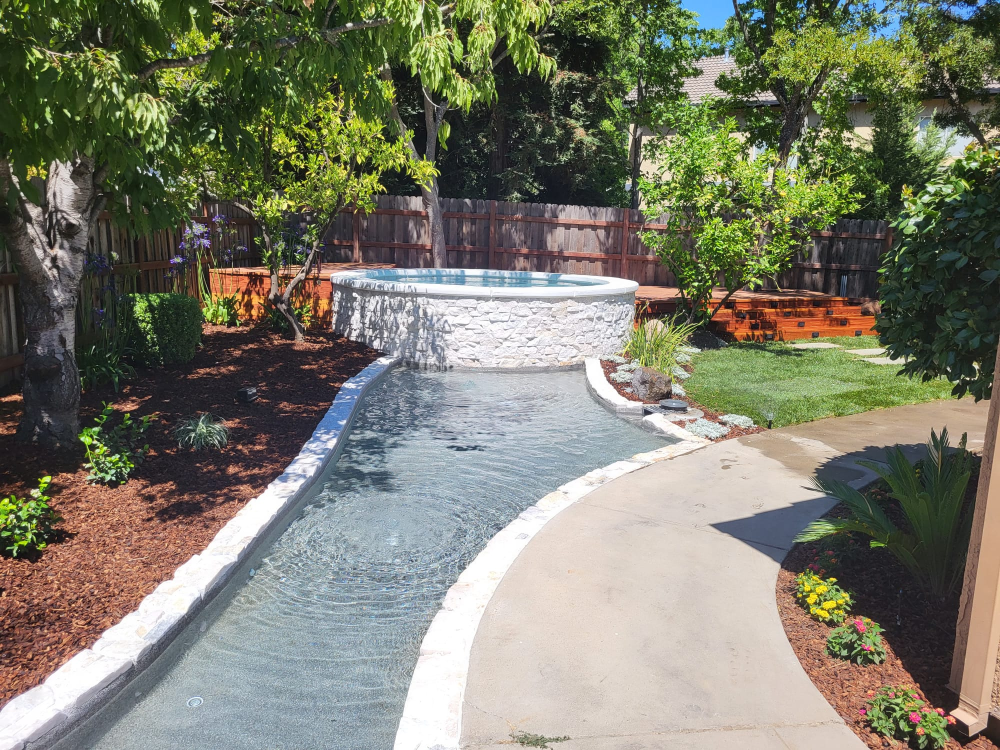
#> input picture assets-src/gallery/backyard-spa-walkway.jpg, 2000 x 1500 px (shown at 1/2 size); its folder holds 5 pictures in this run
$ python prepare-assets.py
#> lines starting #> are read from the running program, lines starting #| are printed output that depends on the picture
#!/usr/bin/env python3
"""
Build web-ready assets from the originals in assets-src/.

    python3 scripts/prepare-assets.py

Reads   assets-src/gallery/*.jpg, assets-src/video-posters/*.jpg, assets-src/logo/*
Writes  public/assets/gallery/     (webp + jpg, full + thumb)
        public/assets/video/       (poster stills; the .mp4s themselves are checked in)
        public/assets/logo/        (master logo, transparent footer mark, favicons)
        public/assets/og/          (social share card)

The master logo (assets-src/logo/aj-logo.png) is copied byte-for-byte and is
never edited. The transparent mark is a SEPARATE derived file used only where
the logo sits on a dark surface.

To add a project photo: drop it in assets-src/gallery/, rerun this script, then
add an entry to src/data/gallery-manifest.js.
"""

import os
import shutil
from collections import deque

from PIL import Image, ImageDraw

ROOT = os.path.dirname(os.path.dirname(os.path.abspath(__file__)))
SRC_GALLERY = os.path.join(ROOT, "assets-src", "gallery")
SRC_POSTERS = os.path.join(ROOT, "assets-src", "video-posters")
SRC_LOGO = os.path.join(ROOT, "assets-src", "logo")
OUT_GALLERY = os.path.join(ROOT, "public", "assets", "gallery")
OUT_VIDEO = os.path.join(ROOT, "public", "assets", "video")
OUT_LOGO = os.path.join(ROOT, "public", "assets", "logo")
OUT_OG = os.path.join(ROOT, "public", "assets", "og")

FULL_MAX = 1800
THUMB_MAX = 800
NAVY = (12, 65, 98)


def ensure_dirs():
    for d in (OUT_GALLERY, OUT_VIDEO, OUT_LOGO, OUT_OG):
        os.makedirs(d, exist_ok=True)

    # Gallery output is fully derived, so clear it — otherwise renditions of
    # photos that have since been removed from assets-src/ linger forever.
    for f in os.listdir(OUT_GALLERY):
        os.remove(os.path.join(OUT_GALLERY, f))

    # Video posters are derived too, but the .mp4 files beside them are not.
    for f in os.listdir(OUT_VIDEO):
        if "-poster." in f:
            os.remove(os.path.join(OUT_VIDEO, f))


def save_pair(im, base, quality_webp=82, quality_jpg=84):
    """Write a .webp and a .jpg fallback for one image."""
    im.save(f"{base}.webp", "WEBP", quality=quality_webp, method=6)
    im.save(f"{base}.jpg", "JPEG", quality=quality_jpg, optimize=True, progressive=True)


def strip_exif(im):
    """Re-create the image without any EXIF payload (drops GPS from phone photos)."""
    clean = Image.new(im.mode, im.size)
    clean.putdata(list(im.getdata()))
    return clean


def build_gallery():
    if not os.path.isdir(SRC_GALLERY):
        print("  no assets-src/gallery — skipping")
        return

    names = sorted(f for f in os.listdir(SRC_GALLERY) if f.lower().endswith((".jpg", ".jpeg", ".png")))
    for name in names:
        stem = os.path.splitext(name)[0]
        im = Image.open(os.path.join(SRC_GALLERY, name)).convert("RGB")
#> im is the input picture: PIL image 2000x1500 RGB; mean R, G, B 123.3, 124, 107.3
        im = strip_exif(im)
#> in strip_exif, `clean = Image.new(im.mode, im.size)`: clean: PIL image 2000x1500 RGB; every value is 0

        full = im.copy()
        full.thumbnail((FULL_MAX, FULL_MAX), Image.LANCZOS)
        save_pair(full, os.path.join(OUT_GALLERY, stem))

        thumb = im.copy()
        thumb.thumbnail((THUMB_MAX, THUMB_MAX), Image.LANCZOS)
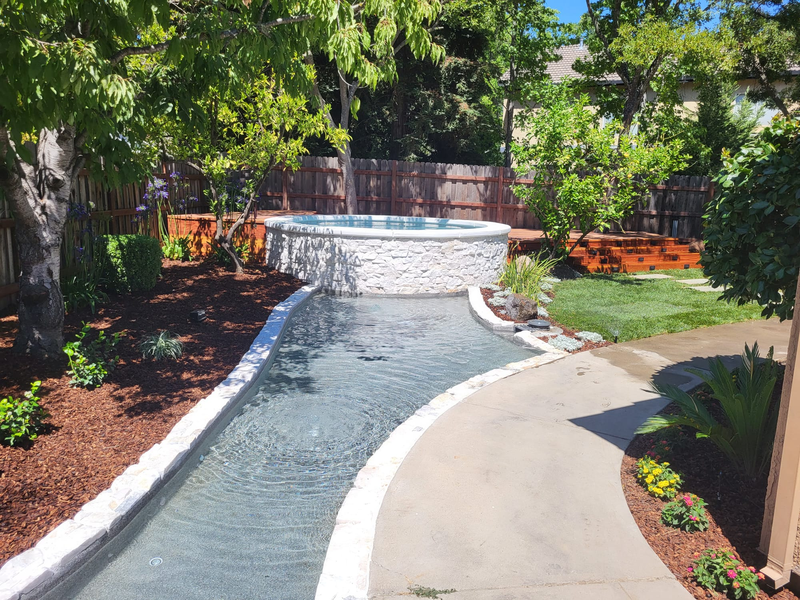
#> thumb: PIL image 800x600 RGB; mean R, G, B 123.3, 124, 107.3
        save_pair(thumb, os.path.join(OUT_GALLERY, f"{stem}-thumb"), 78, 80)

        print(f"  {stem:28} {im.size[0]}x{im.size[1]} -> full {full.size[0]}px + thumb {thumb.size[0]}px")
#|   backyard-spa-walkway         2000x1500 -> full 1800px + thumb 800px
#> pass 2 of the loop in build_gallery, `for name in names:`:
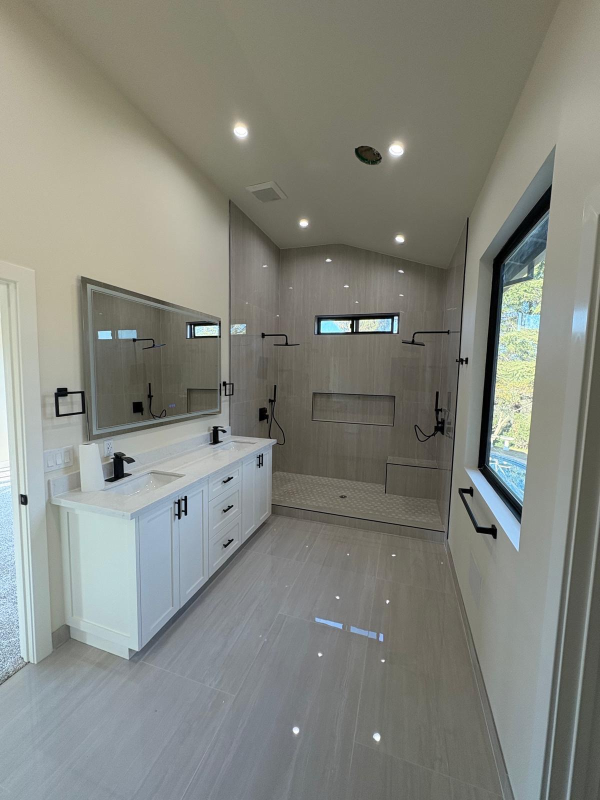
#> input picture assets-src/gallery/bathroom-double-vanity-shower.jpg, 1200 x 1600 px (shown at 1/2 size)
#> in build_gallery, im is the input picture: PIL image 1200x1600 RGB; mean R, G, B 132.1, 134, 126.4
#> clean: PIL image 1200x1600 RGB; every value is 0
#> in build_gallery, `thumb.thumbnail((THUMB_MAX, THUMB_MAX), Image.LANCZOS)`:
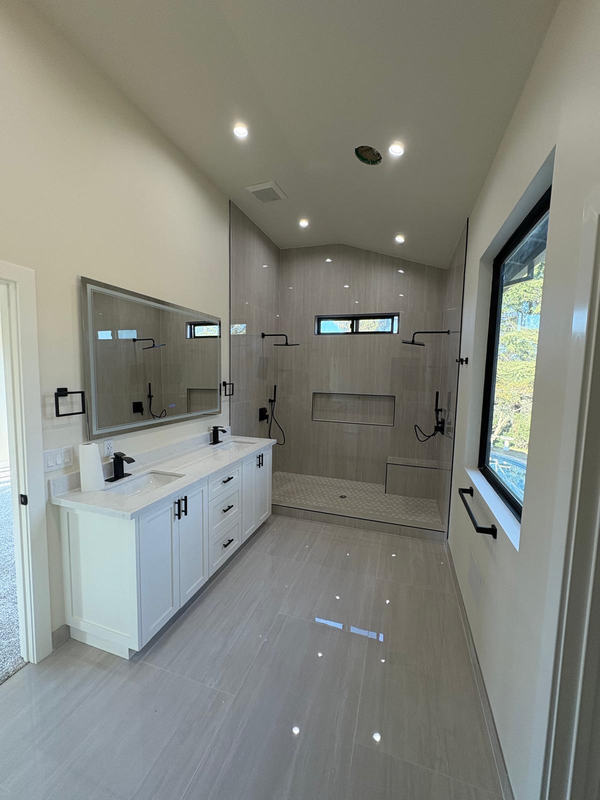
#> thumb: PIL image 600x800 RGB; mean R, G, B 132.1, 134, 126.4
#|   bathroom-double-vanity-shower 1200x1600 -> full 1200px + thumb 600px
#> pass 3 of the loop in build_gallery, `for name in names:`:
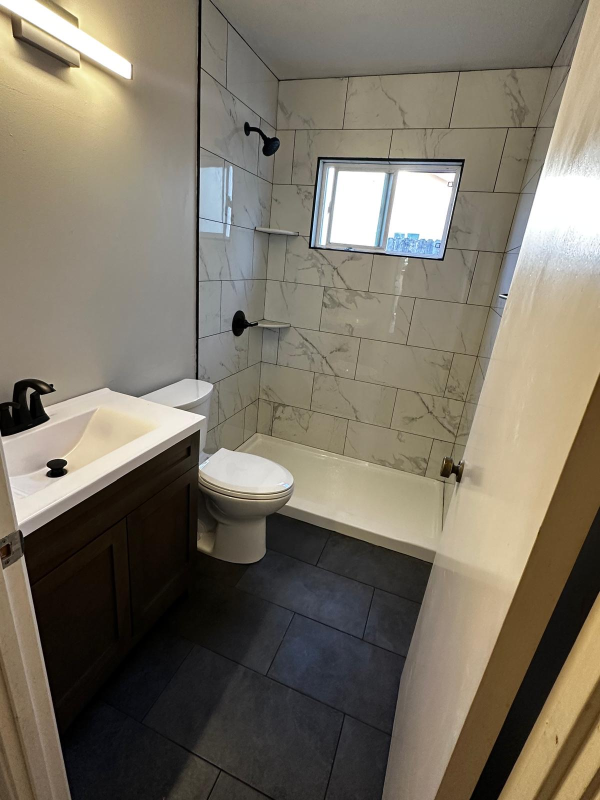
#> input picture assets-src/gallery/bathroom-tile-tub-surround.jpg, 1200 x 1600 px (shown at 1/2 size)
#> in build_gallery, im is the input picture: PIL image 1200x1600 RGB; mean R, G, B 122.7, 115.2, 101
#> in build_gallery, `thumb.thumbnail((THUMB_MAX, THUMB_MAX), Image.LANCZOS)`:
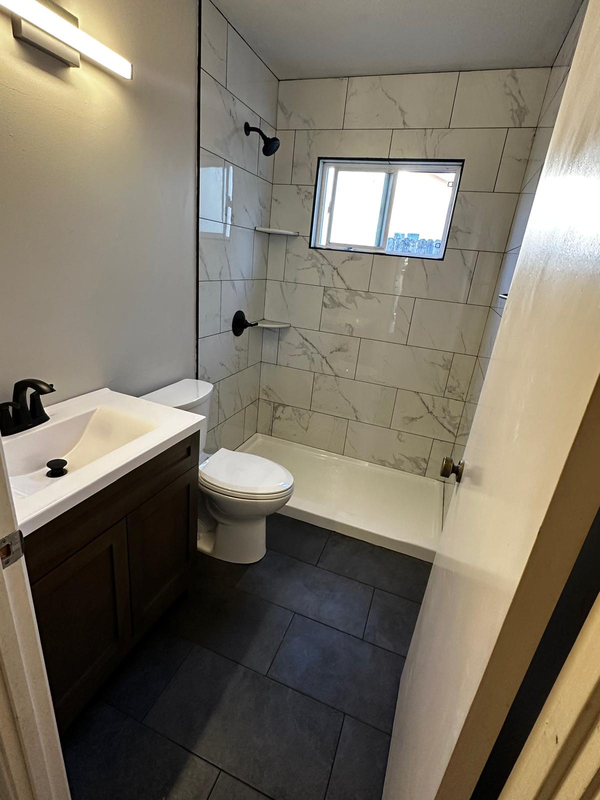
#> thumb: PIL image 600x800 RGB; mean R, G, B 122.7, 115.2, 101
#|   bathroom-tile-tub-surround   1200x1600 -> full 1200px + thumb 600px
#> the loop made 5 passes; the first 3 are shown


def build_video_posters():
    """
    Still frames for the click-to-play project videos. The .mp4s are committed
    as-is; only the poster a visitor sees before pressing play is generated here.
    """
    if not os.path.isdir(SRC_POSTERS):
        print("  no assets-src/video-posters — skipping")
        return

    names = sorted(f for f in os.listdir(SRC_POSTERS) if f.lower().endswith((".jpg", ".jpeg", ".png")))
    for name in names:
        stem = os.path.splitext(name)[0]
        im = Image.open(os.path.join(SRC_POSTERS, name)).convert("RGB")
        im = strip_exif(im)
        im.thumbnail((THUMB_MAX, THUMB_MAX), Image.LANCZOS)
        save_pair(im, os.path.join(OUT_VIDEO, f"{stem}-poster"), 78, 80)
        print(f"  {stem + '-poster':28} {im.size[0]}x{im.size[1]}")


# [46 lines left out: functions flood_transparent, trim, not called in this run]


def build_logo():
    master_src = os.path.join(SRC_LOGO, "aj-logo.png")
    master_dst = os.path.join(OUT_LOGO, "aj-logo.png")
    shutil.copyfile(master_src, master_dst)  # byte-for-byte, never edited
    print("  aj-logo.png                 copied unmodified (master)")

#> (the run stopped early here; a loop or call above may not have finished)
